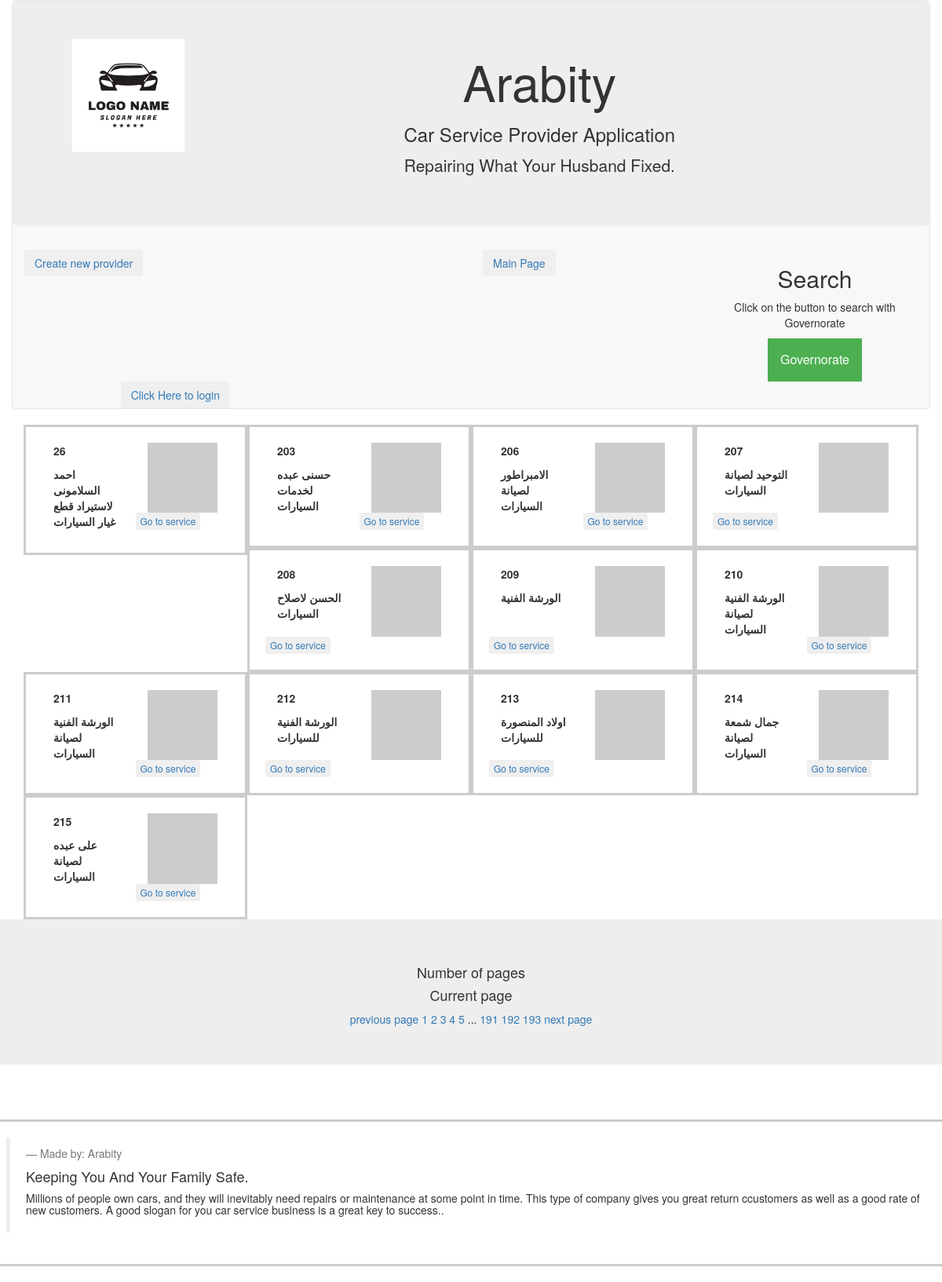
Screenshot of /provider/القاهرة/1 with the database file from the repository.
### database_setup_arabity.py (models this page shows)
class Provider(db.Model):
    id = db.Column(db.Integer, primary_key=True)
    name = db.Column(db.String(20), nullable=False)
    logo = db.Column(db.String(250), nullable=False)
    username = db.Column(db.String(20))
    user_id = db.Column(db.Integer, db.ForeignKey('user.id'),\
                            nullable=False)
    mobiles = db.relationship('Mobile', cascade="all,delete", backref='provider')
    telephones = db.relationship('Telephone', cascade="all,delete", backref='provider')
    stories = db.relationship('Story', cascade="all,delete", backref='provider')
    address = db.relationship('ProviderAdd', cascade="all,delete", backref='provider')
    brands = db.relationship('Brand', secondary=provider_brand,\
                                backref=db.backref('brands', lazy='dynamic'))

### project.py (the view, shortened to what this page needs)
@app.route('/provider/<string:filterGov>/')
@app.route('/provider/<string:filterGov>/<int:page_num>')
def providerFilter(filterGov, page_num=1):
    governorate = Address.query.filter_by(parent_id=0).all()
    filterGovOb = Address.query.filter_by(parent_id=0, address=filterGov).one()
    providersId = ProviderAdd.query.filter_by(gov_id=filterGovOb.id).\
                        paginate(per_page=12, page=page_num, error_out=True)
    provider = []
    for i in providersId.items:
        provider.append(i.provider)
        print (i.provider.name)
    if 'username' not in login_session:
        return render_template('publicmain.html', provider=provider,filterGov=filterGov,\
                                governorate=governorate, providersId=providersId,)
    else:
        return render_template('main.html', provider=provider,filterGov=filterGov,\
                                governorate=governorate, providersId=providersId)

### templates/publicmain.html (shortened to what this page needs)
<!DOCTYPE html>
<html lang="en">
<head>
  <link rel="stylesheet" href=
        "https://maxcdn.bootstrapcdn.com/bootstrap/3.3.7/css/bootstrap.min.css">
</head>
<body>
	<nav class="container navbar navbar-default">
			<div class="row jumbotron text-center" >
				<div class="col-sm-2">
					<img src="/static/arabity.png" class=
                "title-logo img-fluid img-responsive" height="150" width="150"/>
				</div>
				<div class="col-sm-10">
          <h1>Arabity</h1>
					<h3>Car Service Provider Application</h3>
					<p>Repairing What Your Husband Fixed.</p>
				</div>
				</div>
			<div class="row">
				<div class="col-md-6 btn-group text-center" role="group">
					<button type="button" class="btn btn-secondary pull-left">
						<a href='{{url_for('newProvider')}}'>Create new provider</a>
					</button>
				</div>
        <div class="col-md-3 btn-group text-center" role="group">
          <button type="button" class="btn btn-secondary pull-left">
            <a href='{{url_for('providerName')}}'>Main Page</a>
          </button>
        </div>
        <div class="col-md-3 btn-group text-center" role="group">
        <body>
{% if provider.items %}
  <h2>Search</h2>
  <p>Click on the button to search with Governorate</p>
  <div class="dropdown">
    <button onclick="myFunction()" class="dropbtn">Governorate</button>
    <div id="myDropdown" class="dropdown-content">
      <input type="text" placeholder="Search.." id="myInput"
                                                    onkeyup="filterFunction()">
      {% for i in governorate %}
      <a href="{{url_for('providerFilter', filterGov=i.address, page_num=1)}}">
                  {{i.address}}</a>
      {% endfor %}
    </div>
  </div>
{% else %}
<h2>Search</h2>
<p>Click on the button to search with Governorate</p>
<div class="dropdown">
  <button onclick="myFunction()" class="dropbtn">Governorate</button>
{% endif %}
</div>
  </body>
  </html>
				<div class="col-md-3 btn-group text-center" role="group">
					<button type="button" class="btn btn-secondary pull-right">
						{% if 'username' not in session %}
						<a  href="{{url_for('showLogin')}}">Click Here to login</a>
						{% else %}
						<a  href="{{url_for('gdisconnect')}}">Disconnect</a>
						{% endif %}
					</button>
				</div>
  {% if provider.items %}
  <div class="container">
		{% for i in provider.items %}
		<div class="col-md-3 pill-center" style="padding: 20px;
                                                        border: 3px solid #ccc">
      <div class="col-md-6">
        <p><strong>{{i.id}}</strong></p>
        <p><strong>{{i.name}}</strong></p>
      </div>
      <div class="col-md-6">
        <img src={{i.logo}} class="title-logo img-fluid img-responsive"
                                                      height="150" width="150"/>
      </div>
				</br>
				<button type="button" class="btn btn-xs pull-left">
				<a href='{{url_for('providerService', provider_id=i.id,
                                        creator=i.user_id) }}'>Go to service</a>
				</button>
				</br>
		</div>
	  {% endfor %}
	</div>
  <div class="row jumbotron text-center">
    <h4> Number of pages {{ provider.pages }} </h4>
    <h4> Current page {{ provider.page }} </h4>
    <a href="{{url_for('providerName', page_num=provider.prev_num)}}">previous page</a>
  {% for page in provider.iter_pages(left_edge=3, right_edge=3) %}
    {% if page %}
    <a href="{{url_for('providerName', page_num=page)}}">{{ page }}</a>
    {% else %}
      ...
    {% endif %}
  {% endfor %}
      <a href="{{url_for('providerName', page_num=provider.next_num)}}">next page</a>
      </div>
      </br>
  {% else %}
  <div class="container">
    {% for i in provider %}
    <div class="col-md-3 pill-center" style="padding: 20px; border: 3px solid #ccc">
      <div class="col-md-6">
        <p><strong>{{i.id}}</strong></p>
        <p><strong>{{i.name}}</strong></p>
      </div>
      <div class="col-md-6">
        <img src={{i.logo}} class="title-logo img-fluid img-responsive"
                                                      height="150" width="150"/>
      </div>
        <button type="button" class="btn btn-xs pull-left">
        <a href='{{url_for('providerService', provider_id=i.id,
                                        creator=i.user_id) }}'>Go to service</a>
        </button>
    </div>
    {% endfor %}
  </div>
  <div class="row jumbotron text-center">
    <h4> Number of pages {{ provider.pages }} </h4>
    <h4> Current page {{ provider.page }} </h4>
    <a href="{{url_for('providerFilter',
    filterGov=filterGov, page_num=providersId.prev_num)}}">previous page</a>
  {% for page in providersId.iter_pages(left_edge=3, right_edge=3) %}
    {% if page %}
    <a href="{{url_for('providerFilter', filterGov=filterGov, page_num=page)}}">
                                                                  {{ page }}</a>
    {% else %}
      ...
    {% endif %}
  {% endfor %}
  <a href="{{url_for('providerFilter', filterGov=filterGov,
                                page_num=providersId.next_num)}}">next page</a>
      </div>
  {% endif %}
  <div class="row" style="padding: 20px; border: 3px solid #ccc">
    <blockquote>
      <footer>Made by: Arabity</footer>
      <h4>Keeping You And Your Family Safe.</h4>
      <h5>Millions of people own cars, and they will inevitably
        need repairs or maintenance at some point in time. This type of company
        gives you great return ccustomers as well as a good rate
        of new customers. A good slogan for you car service business
                                                is a great key to success..</h5>
    </blockquote>
  </div>
</body>
</html>

### templates/publicmain.html (style rules this page uses)
.dropbtn { background-color: #4CAF50; color: white; padding: 16px; font-size: 16px; border: none; cursor: pointer; }
.dropdown { position: relative; display: inline-block; }

### rows the page displays
Provider: id "26", name "احمد السلامونى لاستيراد قطع غيار السيارات"
Provider: id "203", name "حسنى عبده لخدمات السيارات"
Provider: id "206", name "الامبراطور لصيانة السيارات"
Provider: id "207", name "التوحيد لصيانة السيارات"
Provider: id "208", name "الحسن لاصلاح السيارات"
Provider: id "209", name "الورشة الفنية"
Provider: id "210", name "الورشة الفنية لصيانة السيارات"
Provider: id "211", name "الورشة الفنية لصيانة السيارات"
Provider: id "212", name "الورشة الفنية للسيارات"
Provider: id "213", name "اولاد المنصورة للسيارات"
Provider: id "214", name "جمال شمعة لصيانة السيارات"
Provider: id "215", name "على عبده لصيانة السيارات"

### other values shown
{{ page }} "1" "2" "3" "4" "5" "191" "192" "193"
